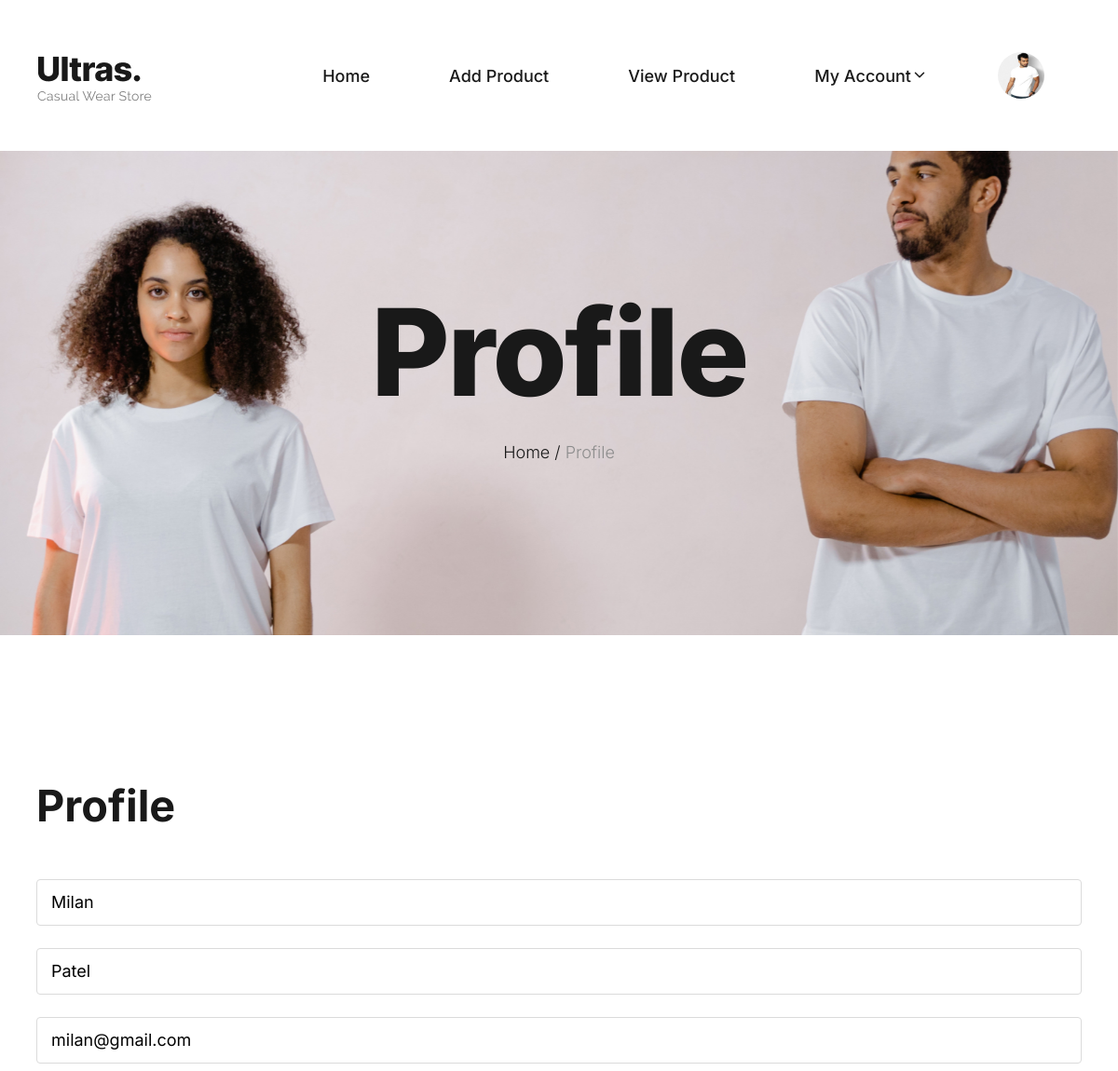
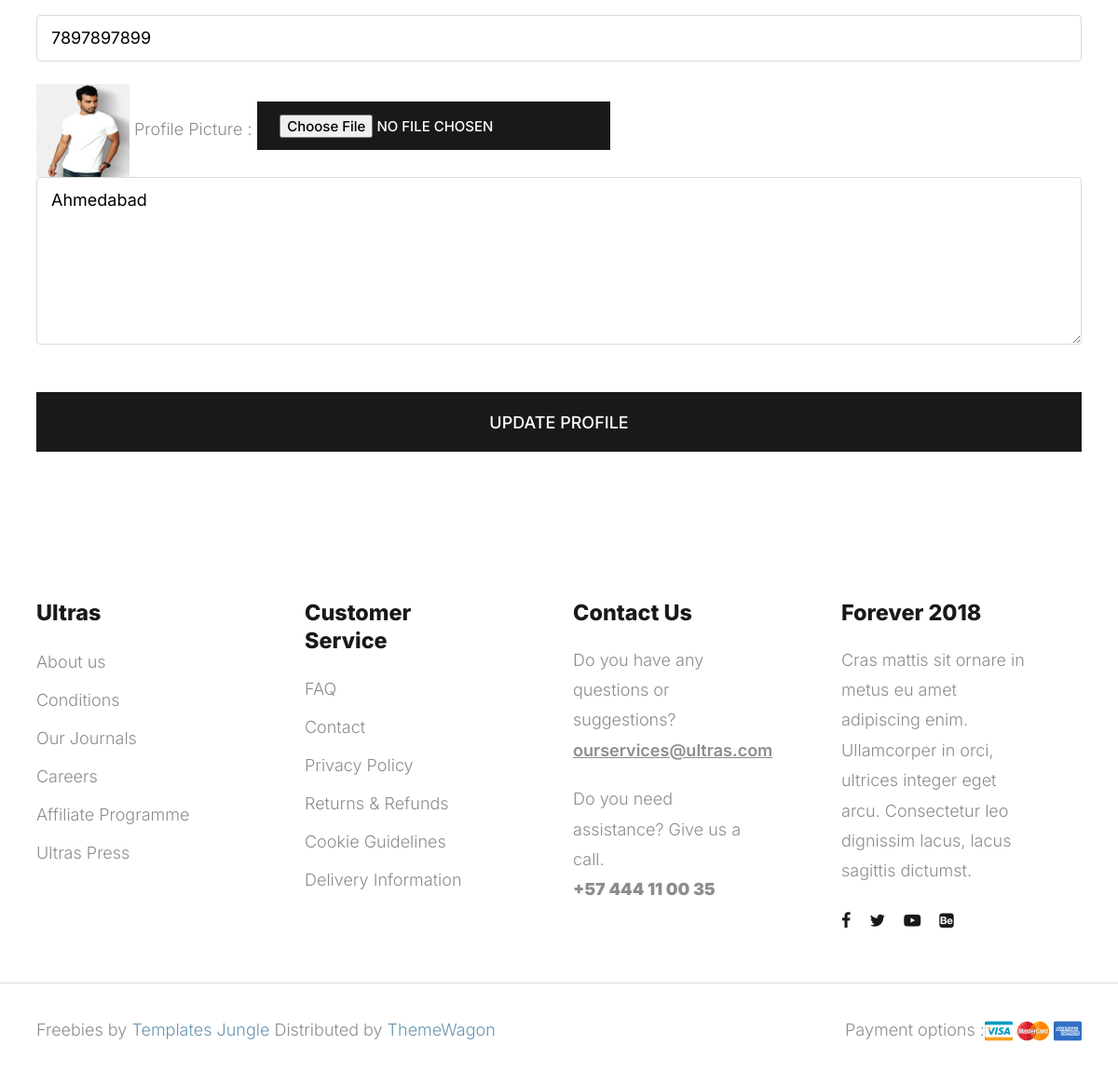
The page /profile/ (signed in) on the database its author committed (2 pictures, top to bottom).
### myapp/models.py (models this page shows, shortened)
class User(models.Model):
	fname=models.CharField(max_length=100)
	lname=models.CharField(max_length=100)
	email=models.EmailField()
	mobile=models.PositiveIntegerField()
	address=models.TextField()
	password=models.CharField(max_length=100)
	profile_picture=models.ImageField(upload_to="profile_picture/")
	usertype=models.CharField(max_length=100,default="buyer")

### myapp/views.py (the view)
# urls.py: path('profile/',views.profile,name='profile'),
def profile(request):
	user=User.objects.get(email=request.session['email'])
	if request.method=="POST":
		user.fname=request.POST['fname']
		user.lname=request.POST['lname']
		user.mobile=request.POST['mobile']
		user.address=request.POST['address']
		try:
			user.profile_picture=request.FILES['profile_picture']
		except:
			pass
		user.save()
		msg="Profile Updated Successfully"
		request.session['profile_picture']=user.profile_picture.url
		if user.usertype=="buyer":
			return render(request,'profile.html',{'user':user,'msg':msg})
		else:
			return render(request,'seller-profile.html',{'user':user,'msg':msg})
	else:
		if user.usertype=="buyer":
			return render(request,'profile.html',{'user':user})
		else:
			return render(request,'seller-profile.html',{'user':user})

### myapp/templates/seller-profile.html (shortened to what this page needs)
{% extends 'seller-header.html' %}
{% load static %}
{% block content %}
<!DOCTYPE html>
<html lang="en">
  <head></head>
  <body>
    <section class="site-banner jarallax padding-large" style="background: url({% static 'images/hero-image.jpg' %}) no-repeat; background-position: top;">
      <div class="container">
        <div class="row">
          <div class="col-md-12">
            <h1 class="page-title">Profile</h1>
            <div class="breadcrumbs">
              <span class="item">
                <a href="index.html">Home /</a>
              </span>
              <span class="item">Profile</span>
            </div>
          </div>
        </div>
      </div>
    </section>
    <section class="contact-information padding-large">
      <div class="container">
        <div class="row">
          <div class="col-md-12">
            <div class="contact-information">
              <div class="section-header">
                <h2 class="section-title">Profile</h2>
              </div>
              <form name="contactform" action="{% url 'profile' %}" method="post" class="contact-form" enctype="multipart/form-data">
                <div class="form-item">
                  <input type="text" minlength="2" name="fname" value="{{user.fname}}" class="u-full-width bg-light" required>
                  <input type="text" minlength="2" name="lname" value="{{user.lname}}" class="u-full-width bg-light" required>
                  <input type="email" name="email" value="{{user.email}}" class="u-full-width bg-light" readonly>
                  <input type="text" name="mobile" value="{{user.mobile}}" class="u-full-width bg-light" required>
                  <img src="{{user.profile_picture.url}}" style="height:100px;width:100px;">
                  Profile Picture : <input type="file" name="profile_picture">
                  <textarea class="u-full-width bg-light" name="address" style="height: 180px;" required>{{user.address}}</textarea>
                </div>
                <button type="submit" name="submit" class="btn btn-dark btn-full btn-medium">Update Profile</button>
              </form>
            </div>
          </div>
        </div>
      </div>
    </section>
  </body>
</html>
{% endblock %}

### myapp/static/style.css (style rules this page uses)
:root { --header-height : 160px; --header-height-min : 80px; }
:root { --accent-color : #8d8d8d; --dark-color : #191919; --light-color : #fff; --grey-color : #dbdbdb; --light-grey-color : #fafafa; --primary-color : #6995B1; --light-primary-color : #eef1f3; }
:root { --body-font : "Inter", sans-serif; --heading-font : "Inter", sans-serif; }
*, *::before, *::after { -webkit-box-sizing: border-box; -moz-box-sizing: border-box; box-sizing: border-box; }
html { box-sizing: border-box; }
body { font-family: var(--body-font); font-size: 18px; font-weight: 300; line-height: 2; color: var(--accent-color); margin: 0; }
a { color: var(--dark-color); text-decoration: none; transition: 0.3s color ease-out; }
button, input, select, textarea { font-family: inherit; font-size: inherit; line-height: inherit; outline: 0; }
img { display: inline-block; border: 0; max-width: 100%; height: auto; vertical-align: middle; }
h1, .h1, h2, .h2, h3, .h3, h4, .h4, h5, .h5, h6, .h6 { font-family: var(--heading-font); color: var(--dark-color); line-height: 1.2; }
h1, h2, h3 { margin: 25px 0; text-transform: capitalize; }
h1, .h1 { font-size: 3em; line-height: 1.4; }
h2, .h2 { font-size: 2em; line-height: 1.4; }
::placeholder { color: var(--grey-color); }
.container::after, .row::after, .clearfix::after { display: block; clear: both; content: ""; }
input[type="email"], input[type="number"], input[type="search"], input[type="text"], input[type="tel"], input[type="url"], input[type="password"], textarea, select { height: 50px; padding: 6px 15px; background-color: var(--light-background-color); border: 1px solid var(--grey-color); border-radius: 4px; box-shadow: none; box-sizing: border-box; }
input[type="email"], input[type="number"], input[type="search"], input[type="text"], input[type="tel"], input[type="url"], input[type="password"], textarea { -webkit-appearance: none; -moz-appearance: none; appearance: none; }
textarea { min-height: 130px; padding-top: 6px; padding-bottom: 6px; }
button, .button { margin-bottom: 1rem; }
input, textarea, select, fieldset { margin-bottom: 1.5rem; }
pre, blockquote, dl, figure, table, form { margin-bottom: 2rem; }
.u-full-width { width: 100%; box-sizing: border-box; }
a.btn, input[type="button"], input[type="submit"], input[type="reset"], input[type="file"], button { background-image: none; background: var(--dark-color); text-decoration: none !important; display: inline-block; position: relative; border: 2px solid transparent; border-radius: 0; padding: 0.75em 1.5em; margin-top: 15px; font-family: var(--body-font); font-size: 15px; font-weight: 500; line-height: normal; text-align: center; text-transform: uppercase; color: var(--light-color); z-index: 1; cursor: pointer; white-space: nowrap; vertical-align: middle; -webkit-transition: all 0.3s ease-in; transition: all 0.3s ease-in; -ms-touch-action: manipulation; touch-action: manipulation; -webkit-user-select: none; -moz-user-select: none; -ms-user-select: none; user-select: none; }
.btn:last-child { margin-right: 0; }
.btn.btn-medium { padding: 1.1em 3.0em; font-size: 1.0em; }
.btn.btn-full { display: block; margin: .85em 0; width: 100%; text-align: center; }
.btn.btn-dark { background: var(--dark-color); color: var(--light-color); }
.site-banner { text-align: center; }
.site-banner h1.page-title { font-size: 7.2em; font-weight: 800; line-height: 1em; letter-spacing: -0.02em; text-transform: capitalize; color: var(--dark-color); }
.breadcrumbs { color: var(--accent-color); }
.breadcrumbs .item { text-transform: capitalize; }
.section-header { width: 100%; padding-bottom: 20px; }
.section-title { font-size: 2.6em; font-weight: 700; }
.padding-large { padding-top: 7em; padding-bottom: 7em; }
.bg-light { background-color: var(--light-color) !important; }
.breadcrumbs span { display: inline-block; }
.site-banner { position: relative; }

### rows shown on the page
User: fname "Milan", lname "Patel", email "milan@gmail.com", mobile "7897897899", profile_picture (picture), address "Ahmedabad"
